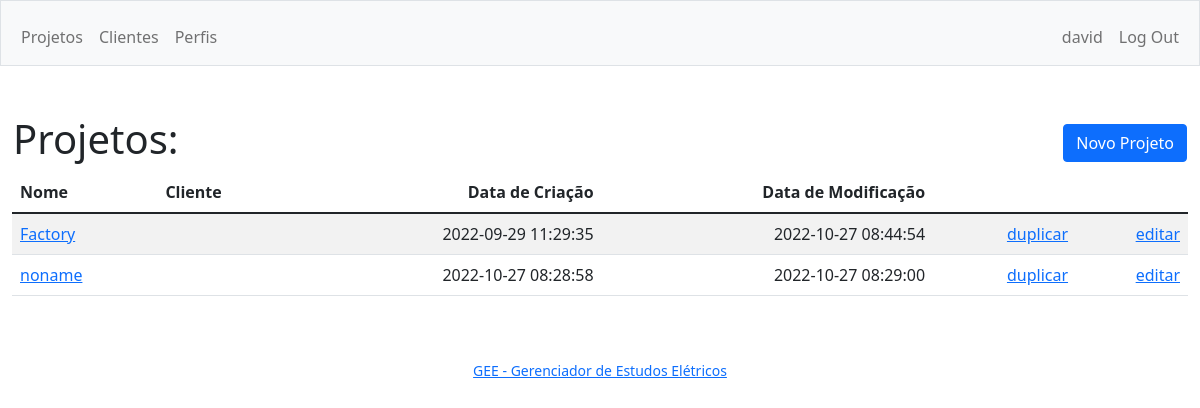
The page / (signed in) on the database as committed earlier.
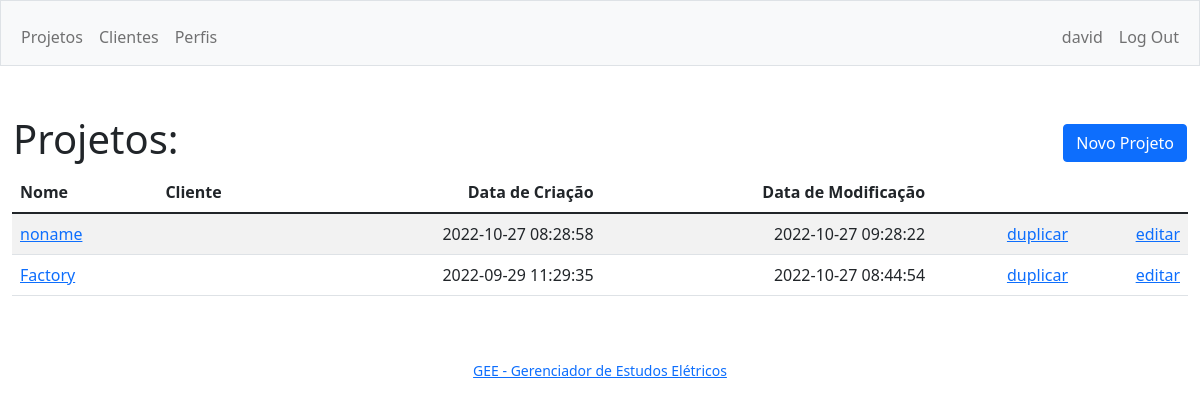
The same page on the database as committed later.
### tables this page shows
CREATE TABLE projects (
id INTEGER PRIMARY KEY AUTOINCREMENT NOT NULL,
user_id INTEGER,
createddate TEXT,
modifieddate TEXT,
name TEXT,
customer_id NUMERIC,
profile_id NUMERIC,
tri_sc NUMERIC,
    bi_sc NUMERIC,
    lg_sc_max NUMERIC,
lg_sc_min NUMERIC,
voltage NUMERIC,
demand NUMERIC,
pf NUMERIC);

### app.py (the view)
@app.route("/")
@login_required
def index():
    projects = db.execute("SELECT projects.id, projects.name, customers.name AS customerName, projects.createddate, projects.modifieddate \
                            FROM projects \
                            LEFT JOIN customers on customers.id = projects.customer_id \
                            WHERE projects.user_id = ? \
                            ORDER BY projects.modifieddate DESC", session["user_id"])
    return render_template("index.html", projects=projects)

### app.py (called while the page is built)
def login_required(f):
    @wraps(f)
    def decorated_function(*args, **kwargs):
        if session.get("user_id") is None:
            return redirect("/login")
        return f(*args, **kwargs)
    return decorated_function

@app.after_request
def after_request(response):
    response.headers["Cache-Control"] = "no-cache, no-store, must-revalidate"
    response.headers["Expires"] = 0
    response.headers["Pragma"] = "no-cache"
    return response

### templates/index.html (shortened to what this page needs)
{% extends "layout.html" %}
{% block main %}
<div>
    <table style="width:100%">
        <thead>
            <tr>
                <th class="text-start">
                    <h1>Projetos:</h1>
                </th>
                <th class="text-end"><a class="btn btn-primary" href="/project?go=project">Novo Projeto</a></th>
            </tr>
        </thead>
    </table>
</div>
<div>
    <table class="table table-striped">
        <thead>
            <tr>
                <th class="text-start">Nome</th>
                <th class="text-start">Cliente</th>
                <th class="text-end">Data de Criação</th>
                <th class="text-end">Data de Modificação</th>
            </tr>
        </thead>
        <tbody>
            {% for project in projects %}
            <tr>
                <td class="text-start"><a href="/diagram?id={{project.id}}">{{ project.name }}</a></td>
                <td class="text-start"> {% if project.customerName %} {{project.customerName}} {% endif %} </td>
                <td class="text-end">{{ project.createddate }}</td>
                <td class="text-end">{{ project.modifieddate }}</td>
                <td class="text-end"><a href="/duplicate?id={{project.id}}&ob=project">duplicar</a></td>
                <td class="text-end"><a href="/project?id={{project.id}}&go=project">editar</a></td>
            </tr>
            {% endfor %}
        </tbody>
    </table>
</div>
{% endblock %}

### templates/layout.html (shortened to what this page needs)
<!DOCTYPE html>
<html lang="en">
<head>
    <link href="https://cdn.jsdelivr.net/npm/bootstrap@5.1.3/dist/css/bootstrap.min.css"
 rel="stylesheet">
    <link href="/static/styles.css" rel="stylesheet">
</head>
<body>
    <nav class="bg-light border navbar navbar-expand-md navbar-light">
        <div class="container-fluid">
            <div class="collapse navbar-collapse" id="navbar">
                {% if session["user_id"] %}
                <ul class="navbar-nav me-auto mt-2">
                    <li class="nav-item"><a class="nav-link" href="/">Projetos</a></li>
                    <li class="nav-item"><a class="nav-link" href="/customers">Clientes</a></li>
                    <li class="nav-item"><a class="nav-link" href="/profiles">Perfis</a></li>
                </ul>
                <ul class="navbar-nav ms-auto mt-2">
                    <li class="nav-item"><a class="nav-link" href="/user">{{ session["username"] }}</a></li>
                    <li class="nav-item"><a class="nav-link" href="/logout">Log Out</a></li>
                </ul>
                {% else %}
                <ul class="navbar-nav ms-auto mt-2">
                    <li class="nav-item"><a class="nav-link" href="/register">Registre-se</a></li>
                    <li class="nav-item"><a class="nav-link" href="/login">Log In</a></li>
                </ul>
                {% endif %}
            </div>
        </div>
    </nav>
    <main class="container-fluid py-5">
        {% block main %}{% endblock %}
    </main>
    <footer class="mb-5 small text-center text-muted">
        <a href="https://www.github.com/eng-david" target="_blank">GEE - Gerenciador de Estudos Elétricos</a>
    </footer>
</body>
</html>

Rows that differ between the two databases and show on the page:
changed projects "noname": modifieddate "2022-10-27 08:29:00" → "2022-10-27 09:28:22"; moves up the list
